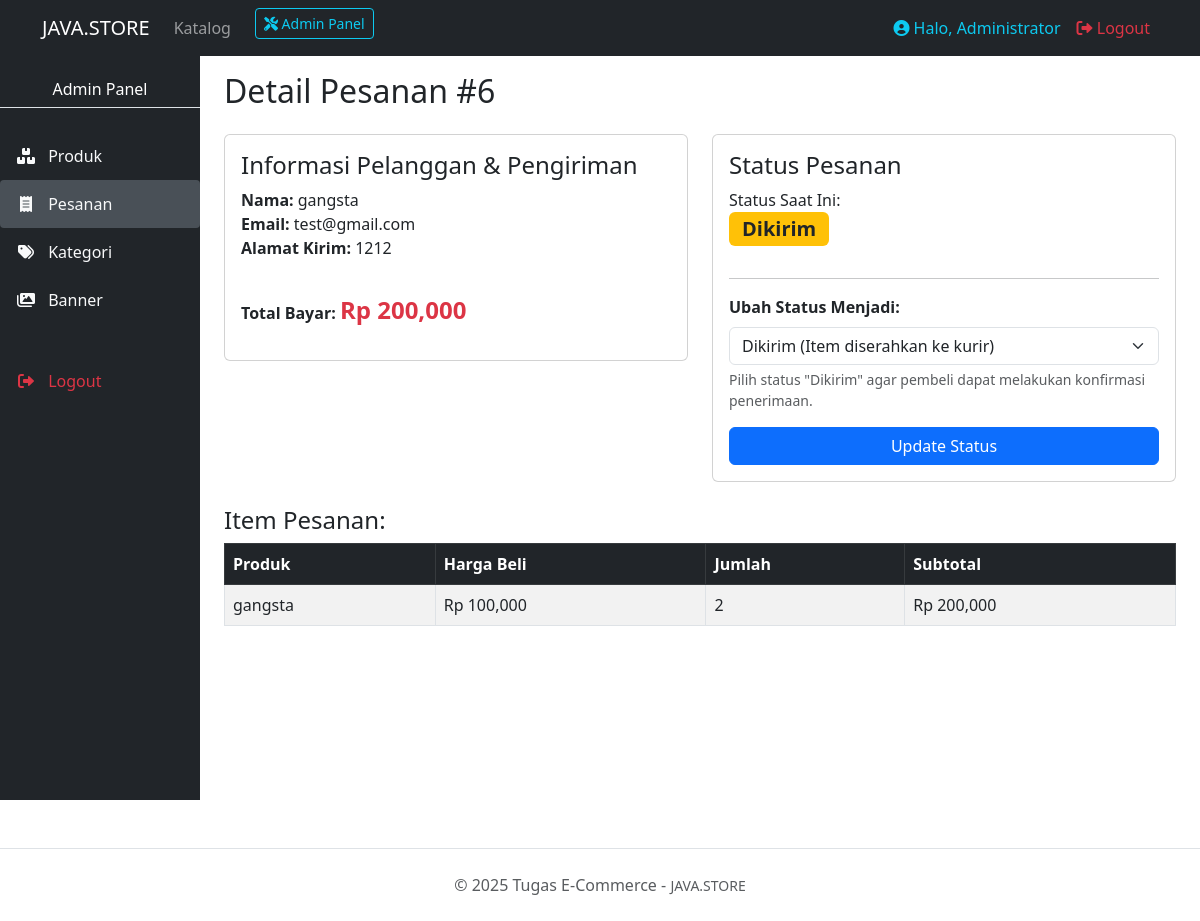
/toko_online/detail_order_admin.php?id=6 (signed in), run on an earlier commit of the app's database.
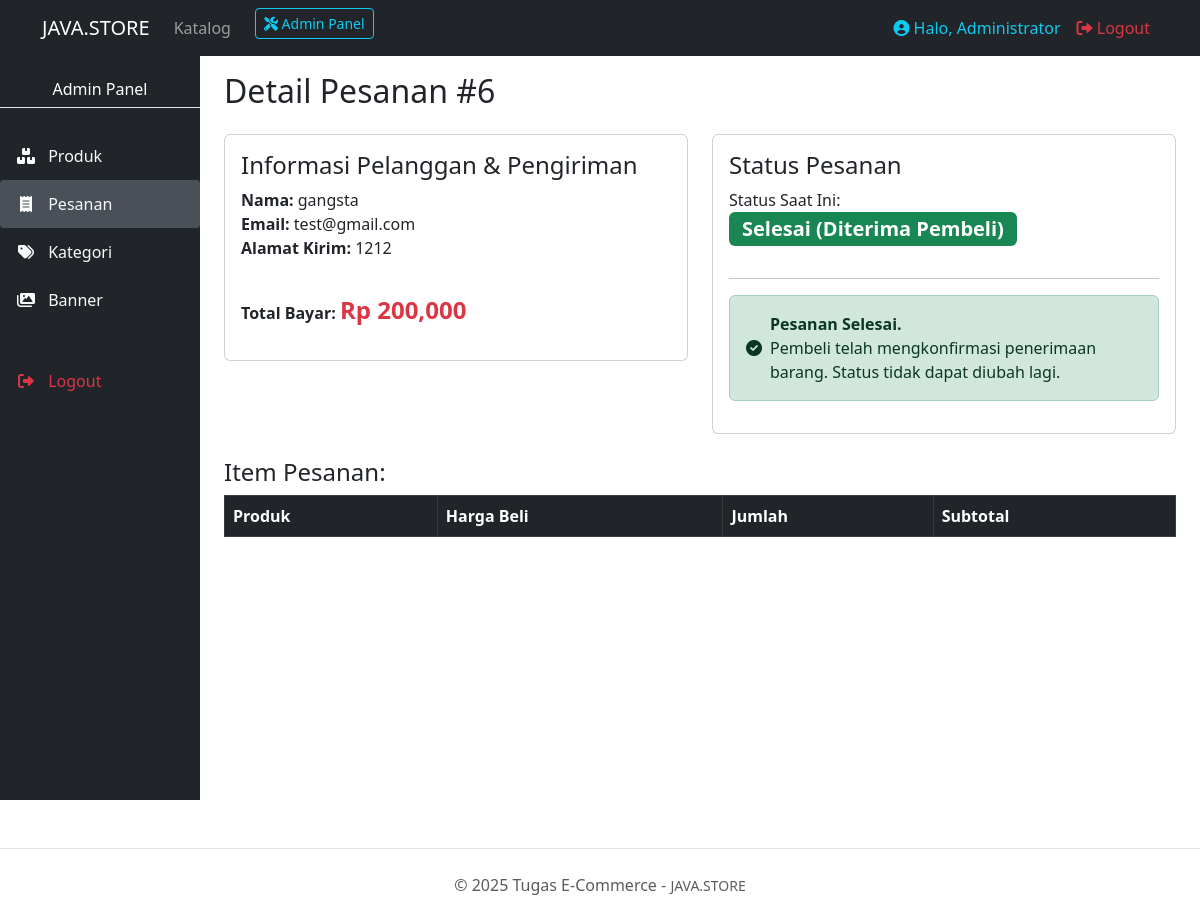
And on a later commit of the database.
### tables this page shows
CREATE TABLE `orders` (
  `id` int(11) NOT NULL,
  `user_id` int(11) DEFAULT NULL,
  `order_number` varchar(100) NOT NULL,
  `total_amount` decimal(10,2) NOT NULL,
  `status` enum('pending','paid','shipped','completed','cancelled') DEFAULT 'pending',
  `shipping_address` text DEFAULT NULL,
  `created_at` timestamp NOT NULL DEFAULT current_timestamp()
);

CREATE TABLE `users` (
  `id` int(11) NOT NULL,
  `name` varchar(100) NOT NULL,
  `email` varchar(100) NOT NULL,
  `password_hash` varchar(255) NOT NULL,
  `phone` varchar(20) DEFAULT NULL,
  `address` text DEFAULT NULL,
  `role` enum('admin','user') DEFAULT 'user',
  `created_at` timestamp NOT NULL DEFAULT current_timestamp()
);

CREATE TABLE `order_items` (
  `id` int(11) NOT NULL,
  `order_id` int(11) DEFAULT NULL,
  `product_id` int(11) DEFAULT NULL,
  `quantity` int(11) NOT NULL,
  `price` decimal(10,2) NOT NULL
);

CREATE TABLE `products` (
  `id` int(11) NOT NULL,
  `category_id` int(11) DEFAULT NULL,
  `name` varchar(100) NOT NULL,
  `price` decimal(10,2) NOT NULL,
  `stock` int(11) NOT NULL,
  `description` text DEFAULT NULL,
  `image` varchar(255) DEFAULT NULL
);

### toko_online/detail_order_admin.php (the view, shortened to what this page needs)
<?php
include 'header.php';
$id_order = mysqli_real_escape_string($conn, $_GET['id']);
$query_order = "SELECT o.*, u.name as user_name, u.email
                FROM orders o
                JOIN users u ON o.user_id = u.id
                WHERE o.id='$id_order'";
$order = mysqli_fetch_assoc(mysqli_query($conn, $query_order));
?>
<h2 class="mb-4">Detail Pesanan #<?= $order['id'] ?></h2>
<div class="row">
    <div class="col-md-6">
        <div class="card p-3 mb-4">
            <h4>Informasi Pelanggan & Pengiriman</h4>
            <p><strong>Nama:</strong> <?= $order['user_name'] ?><br>
               <strong>Email:</strong> <?= $order['email'] ?><br>
               <strong>Alamat Kirim:</strong> <?= nl2br($order['shipping_address']) ?></p>
            <p class="mt-3"><strong>Total Bayar:</strong> <span class="text-danger fw-bold fs-4">Rp <?= number_format($order['total_amount']) ?></span></p>
        </div>
    </div>
    <div class="col-md-6">
        <div class="card p-3 mb-4">
            <h4>Status Pesanan</h4>
            <div class="mb-3">
                <label>Status Saat Ini:</label> <br>
                <?php
                $status_display = ucfirst($order['status']);
                $badge_class = 'bg-primary';
                if ($order['status'] == 'completed') {
                    $status_display = 'Selesai (Diterima Pembeli)';
                    $badge_class = 'bg-success';
                } else if ($order['status'] == 'shipped') {
                    $status_display = 'Dikirim';
                    $badge_class = 'bg-warning text-dark';
                } else if ($order['status'] == 'cancelled') {
                    $badge_class = 'bg-danger';
                }
                ?>
                <span class="badge <?= $badge_class ?> fs-5"><?= $status_display ?></span>
            </div>
            <hr>
            <?php if ($order['status'] == 'completed'): ?>
                <div class="alert alert-success d-flex align-items-center">
                    <i class="fas fa-check-circle me-2"></i>
                    <div>
                        <strong>Pesanan Selesai.</strong><br>
                        Pembeli telah mengkonfirmasi penerimaan barang. Status tidak dapat diubah lagi.
                    </div>
                </div>
            <?php else: ?>
                <form method="post">
                    <div class="mb-3">
                        <label for="status_baru" class="form-label fw-bold">Ubah Status Menjadi:</label>
                        <select name="status_baru" class="form-select" required>
                            <option value="shipped" <?= ($order['status'] == 'shipped') ? 'selected' : '' ?>>Dikirim (Item diserahkan ke kurir)</option>
                        </select>
                        <div class="form-text text-muted">
                            Pilih status "Dikirim" agar pembeli dapat melakukan konfirmasi penerimaan.
                        </div>
                    </div>
                    <button type="submit" name="update_status" class="btn btn-primary w-100">Update Status</button>
                </form>
            <?php endif; ?>
            </div>
    </div>
</div>
<h4>Item Pesanan:</h4>
<table class="table table-bordered table-striped">
    <thead class="table-dark">
        <tr><th>Produk</th><th>Harga Beli</th><th>Jumlah</th><th>Subtotal</th></tr>
    </thead>
    <tbody>
        <?php
        $items = mysqli_query($conn, "SELECT oi.*, p.name as product_name
                                      FROM order_items oi JOIN products p ON oi.product_id = p.id
                                      WHERE oi.order_id='$id_order'");
        while ($item = mysqli_fetch_assoc($items)) {
            echo "<tr>
                <td>{$item['product_name']}</td>
                <td>Rp ".number_format($item['price'])."</td>
                <td>{$item['quantity']}</td>
                <td>Rp ".number_format($item['price'] * $item['quantity'])."</td>
            </tr>";
        }
        ?>
    </tbody>
</table>
<?php include 'footer.php'; ?>

### toko_online/header.php (shortened to what this page needs)
<?php
$current_page = basename($_SERVER['PHP_SELF']);
$is_admin_page = (isset($_SESSION['role']) && $_SESSION['role'] == 'admin') &&
                 (
                    strpos($current_page, 'admin_') === 0 ||
                    $current_page == 'edit_produk.php' ||
                    $current_page == 'tambah_produk.php' ||
                    $current_page == 'detail_order_admin.php'
                 );
?>
<!DOCTYPE html>
<html lang="en">
<head>
    <link href="https://cdn.jsdelivr.net/npm/bootstrap@5.3.0/dist/css/bootstrap.min.css" rel="stylesheet">
    <link rel="stylesheet" href="https://cdnjs.cloudflare.com/ajax/libs/font-awesome/6.0.0-beta3/css/all.min.css">
</head>
<body>
<nav class="navbar navbar-expand-lg navbar-dark bg-dark sticky-top">
    <div class="container">
        <a class="navbar-brand" href="index.php">JAVA.STORE</a>
        <div class="collapse navbar-collapse" id="navbarNav">
            <ul class="navbar-nav">
                <li class="nav-item">
                    <a class="nav-link" href="index.php">Katalog</a>
                </li>
                <?php if (isset($_SESSION['user_id'])): ?>
                    <?php if ($_SESSION['role'] == 'admin'): ?>
                        <li class="nav-item ms-3">
                            <a class="btn btn-outline-info btn-sm" href="admin_produk.php"><i class="fas fa-tools"></i> Admin Panel</a>
                        </li>
                    <?php endif; ?>
                <?php endif; ?>
            </ul>
            <ul class="navbar-nav ms-auto">
                <?php if (isset($_SESSION['user_id'])): ?>
                    <?php if ($_SESSION['role'] == 'user'): ?>
                        <li class="nav-item">
                            <a class="nav-link" href="keranjang.php"><i class="fas fa-shopping-cart"></i> Keranjang (<?php echo isset($_SESSION['keranjang']) ? count($_SESSION['keranjang']) : 0; ?>)</a>
                        </li>
                        <li class="nav-item">
                            <a class="nav-link" href="riwayat.php"><i class="fas fa-history"></i> Riwayat</a>
                        </li>
                        <li class="nav-item ms-3">
                            <a class="nav-link text-info" href="#"><i class="fas fa-user-circle"></i> Halo, <?= $_SESSION['name'] ?></a>
                        </li>
                        <li class="nav-item">
                            <a class="nav-link text-danger" href="logout.php"><i class="fas fa-sign-out-alt"></i> Logout</a>
                        </li>
                    <?php elseif ($_SESSION['role'] == 'admin'): ?>
                        <li class="nav-item ms-3">
                            <a class="nav-link text-info" href="admin_produk.php"><i class="fas fa-user-circle"></i> Halo, <?= $_SESSION['name'] ?></a>
                        </li>
                        <li class="nav-item">
                            <a class="nav-link text-danger" href="logout.php"><i class="fas fa-sign-out-alt"></i> Logout</a>
                        </li>
                    <?php endif; ?>
                <?php endif; ?>
            </ul>
        </div>
    </div>
</nav>
<?php if ($is_admin_page): ?>
<div class="row g-0">
    <div class="col-md-2 bg-dark admin-sidebar admin-sidebar-wrapper">
        <h6 class="text-white mb-4 border-bottom pb-2 pt-2 text-center">Admin Panel</h6>
        <nav class="nav flex-column">
            <a class="nav-link <?= ($current_page == 'admin_produk.php' || $current_page == 'edit_produk.php' || $current_page == 'tambah_produk.php') ? 'active' : '' ?>"
               href="admin_produk.php">
                <i class="fas fa-boxes fa-fw me-2"></i> Produk
            </a>
            <a class="nav-link <?= $current_page == 'admin_order.php' || $current_page == 'detail_order_admin.php' ? 'active' : '' ?>"
               href="admin_order.php">
                <i class="fas fa-receipt fa-fw me-2"></i> Pesanan
            </a>
            <a class="nav-link <?= $current_page == 'admin_kategori.php' ? 'active' : '' ?>"
               href="admin_kategori.php">
                <i class="fas fa-tags fa-fw me-2"></i> Kategori
            </a>
            <a class="nav-link <?= $current_page == 'admin_banner.php' ? 'active' : '' ?>"
               href="admin_banner.php">
                <i class="fas fa-images fa-fw me-2"></i> Banner
            </a>
            <hr class="bg-secondary">
            <a class="nav-link text-danger" href="logout.php">
                <i class="fas fa-sign-out-alt fa-fw me-2"></i> Logout
            </a>
        </nav>
    </div>
    <div class="col-md-10 p-4 admin-content">
        <?php else: ?>
<div class="container mt-4">
<?php endif; ?>

### toko_online/footer.php (shortened to what this page needs)
</div> <footer class="text-center py-4 text-muted border-top mt-5">
        &copy; 2025 Tugas E-Commerce - <small>JAVA.STORE</small>
    </footer>
</body>
</html>

### toko_online/header.php (style rules this page uses)
.admin-sidebar-wrapper { min-height: calc(100vh - 56px); padding-top: 1rem; }
.admin-sidebar .nav-link { color: #f8f9fa; padding: 0.75rem 1rem; transition: background-color 0.3s; }
.admin-sidebar .nav-link:hover, .admin-sidebar .nav-link.active { background-color: #495057; border-radius: 0.25rem; }
.admin-content { padding-top: 1rem !important; }

What changed in the data, as far as the page shows it:
removed order_items: product.name "gangsta", price "100,000", quantity "2", $item['price'] * $item['quantity'] "200,000"
changed orders "gangsta": status "Dikirim" → "Selesai (Diterima Pembeli)"; status_baru "Dikirim (Item diserahkan ke kurir)" → (not shown)
Also different on the page:
text no longer shown: "Ubah Status Menjadi: Pilih status \"Dikirim\" agar pembeli dapat melakukan konfirmasi penerimaan. Update Status"
text now shown: "Pesanan Selesai. Pembeli telah mengkonfirmasi penerimaan barang. Status tidak dapat diubah lagi."
